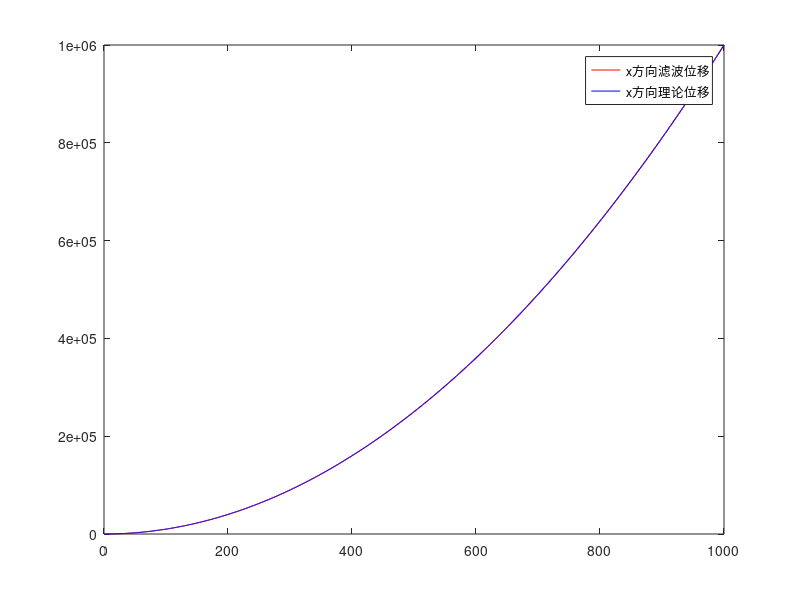
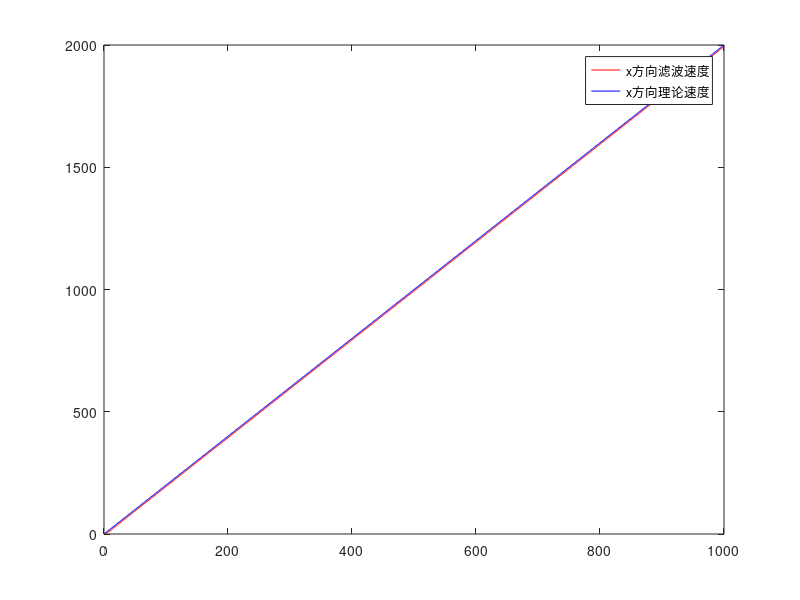
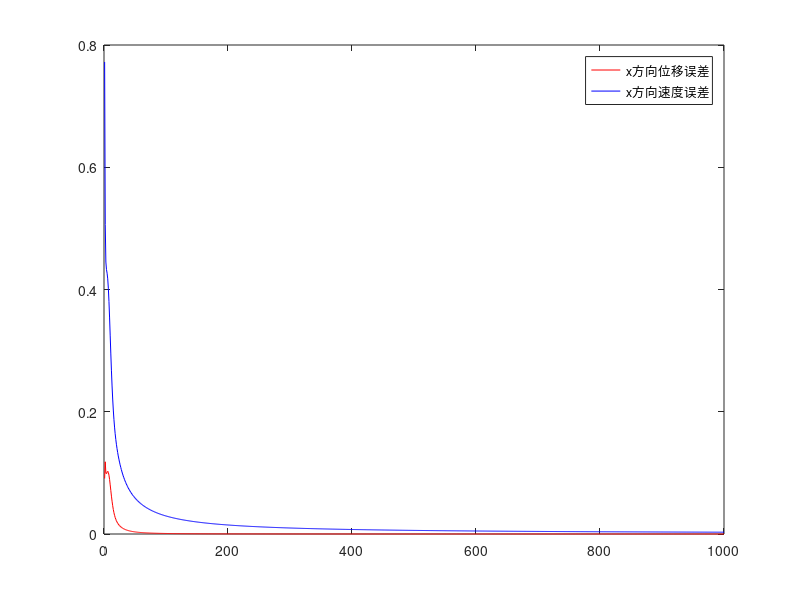
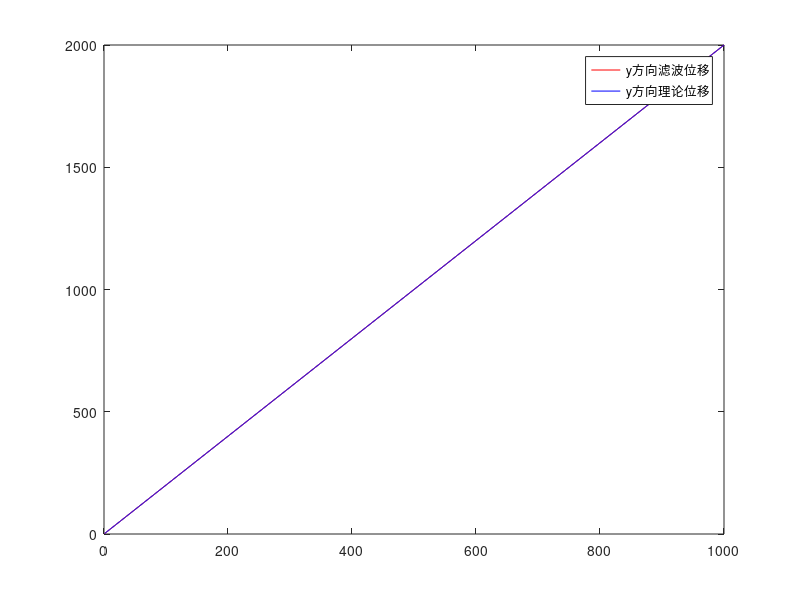

The MATLAB source for these figures, in order:
%x方向上为匀加速运动，y方向上为匀速运动
%init
initPosCov=100;posMeasErr=20;posModelErr=0.2;
    
x=[0;0;0;0];A=[1,0,0,0;0,1,0,0;0,0,1,0;0,0,0,1];
P=A*5;Q=A*0.4;R=[1,0;0,1]*10;H=[1,0,0,0;0,1,0,0];
K=[0,0;0,0;0,0;0,0];z=[0;0];B=[0,0;0,0;0,0;0,0];
x_=[0;0;0;0];P_=[0,0,0,0;0,0,0,0;0,0,0,0;0,0,0,0];
P=A*initPosCov;R=[1,0;0,1]*posMeasErr;
for k=1:1000
    %setTransitionMat
    dt=1;
    A=[1,0,0,0;0,1,0,0;0,0,1,0;0,0,0,1];
    A(1,3)=dt;A(2,4)=dt;
    sigma_2=3*posModelErr/(dt^3);
    dt3=dt^3*sigma_2/3;dt2=dt^2*sigma_2/2;dt1=dt*sigma_2;  
    for i=1:4
        if i<3
            Q(i,i)=dt3;
        else
            Q(i,i)=dt1;
        end
        if i<3
            Q(i,i+2)=dt2;
            Q(i+2,i)=dt2;
        end
    end
    %predict
    u=[0;0];
    x_=A*x+B*u;P_=A*P*A'+Q;
    %update
    zx(k)=0.5*2*k^2;zy(k)=2*k;
    vx(k)=2*k;vy(k)=2;
    z=[zx(k);zy(k)];
    K=P_*H'*(inv(H*P_*H'+R));
    x=x_+K*(z-H*x_);
    P=P_-K*H*P_;
    %result
    pos=[x(1,1);x(2,1)];pos_x(k)=x(1,1);pos_y(k)=x(2,1);
    vel=[x(3,1);x(4,1)];vel_x(k)=x(3,1);vel_y(k)=x(4,1);
    diff_pos_x(k)=(zx(k)-pos_x(k))/zx(k);
    diff_pos_y(k)=(zy(k)-pos_y(k))/zy(k);
    diff_vel_x(k)=(vx(k)-vel_x(k))/vx(k);
    diff_vel_y(k)=(vy(k)-vel_y(k))/vy(k);
end
%output
figure();
plot(pos_x,'r');
hold on
plot(zx,'b')
legend('x方向滤波位移','x方向理论位移')

figure();
plot(vel_x,'r');
hold on
plot(vx,'b')
legend('x方向滤波速度','x方向理论速度')

figure();
plot(diff_pos_x,'r');
hold on
plot(diff_vel_x,'b')
legend('x方向位移误差','x方向速度误差')

mean1=mean(diff_pos_x);
mean2=mean(diff_vel_x);
disp(mean1);
disp(mean2);

max1=max(diff_pos_x);
max2=max(diff_vel_x);
disp(max1);
disp(max2);

figure();
plot(pos_y,'r');
hold on
plot(zy,'b')
legend('y方向滤波位移','y方向理论位移')

figure();
plot(vel_y,'r');
hold on
plot(vy,'b')
legend('y方向滤波速度','y方向理论速度')

figure();
plot(diff_pos_y,'r');
hold on
plot(diff_vel_y,'b')
legend('y方向位移误差','y方向速度误差')

mean3=mean(diff_pos_y);
mean4=mean(diff_vel_y);
disp(mean3);
disp(mean4);

max3=max(diff_pos_y);
max4=max(diff_vel_y);
disp(max3);
disp(max4);
